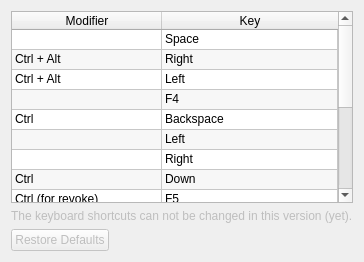
     <widget class="QWidget" name="tab_keys">
      <property name="enabled">
       <bool>true</bool>
      </property>
      <attribute name="icon">
       <iconset resource="ipponboard.qrc">
        <normaloff>:/res/icons/keyboard.png</normaloff>:/res/icons/keyboard.png</iconset>
      </attribute>
      <attribute name="title">
       <string>Keyboard</string>
      </attribute>
      <layout class="QVBoxLayout" name="verticalLayout_7">
       <item>
        <widget class="QTableWidget" name="tableWidget_keys">
         <property name="enabled">
          <bool>true</bool>
         </property>
         <property name="frameShape">
          <enum>QFrame::Shape::StyledPanel</enum>
         </property>
         <property name="frameShadow">
          <enum>QFrame::Shadow::Sunken</enum>
         </property>
         <property name="verticalScrollBarPolicy">
          <enum>Qt::ScrollBarPolicy::ScrollBarAsNeeded</enum>
         </property>
         <property name="horizontalScrollBarPolicy">
          <enum>Qt::ScrollBarPolicy::ScrollBarAsNeeded</enum>
         </property>
         <property name="editTriggers">
          <set>QAbstractItemView::EditTrigger::NoEditTriggers</set>
         </property>
         <property name="showDropIndicator" stdset="0">
          <bool>false</bool>
         </property>
         <property name="dragDropOverwriteMode">
          <bool>false</bool>
         </property>
         <property name="alternatingRowColors">
          <bool>true</bool>
         </property>
         <property name="selectionMode">
          <enum>QAbstractItemView::SelectionMode::SingleSelection</enum>
         </property>
         <property name="showGrid">
          <bool>true</bool>
         </property>
         <property name="gridStyle">
          <enum>Qt::PenStyle::SolidLine</enum>
         </property>
         <attribute name="horizontalHeaderCascadingSectionResizes">
          <bool>true</bool>
         </attribute>
         <attribute name="horizontalHeaderDefaultSectionSize">
          <number>150</number>
         </attribute>
         <attribute name="horizontalHeaderStretchLastSection">
          <bool>true</bool>
         </attribute>
         <attribute name="verticalHeaderVisible">
          <bool>false</bool>
         </attribute>
         <attribute name="verticalHeaderMinimumSectionSize">
          <number>15</number>
         </attribute>
         <attribute name="verticalHeaderDefaultSectionSize">
          <number>20</number>
         </attribute>
         <attribute name="verticalHeaderStretchLastSection">
          <bool>false</bool>
         </attribute>
         <row>
          <property name="text">
           <string>Hajime/Mate</string>
          </property>
         </row>
         <row>
          <property name="text">
           <string>Next</string>
          </property>
         </row>
         <row>
          <property name="text">
           <string>Prev</string>
          </property>
         </row>
         <row>
          <property name="text">
           <string>Result Screen</string>
          </property>
         </row>
         <row>
          <property name="text">
           <string>Reset all</string>
          </property>
         </row>
         <row>
          <property name="text">
           <string>Osaekomi/Toketa (blue)</string>
          </property>
         </row>
         <row>
          <property name="text">
           <string>Osaekomi/Toketa (white)</string>
          </property>
         </row>
         <row>
          <property name="text">
           <string>Reset Hold Time</string>
          </property>
         </row>
         <row>
          <property name="text">
           <string>+/- Ippon (blue)</string>
          </property>
         </row>
         <row>
          <property name="text">
           <string>+/- Wazaari (blue)</string>
          </property>
         </row>
         <row>
          <property name="text">
           <string>+/- Yuko (blue)</string>
          </property>
         </row>
         <row>
          <property name="text">
           <string>+/- Shido (blue)</string>
          </property>
         </row>
         <row>
          <property name="text">
           <string>+/- Ippon (white)</string>
          </property>
         </row>
         <row>
          <property name="text">
           <string>+/- Wazaari (white)</string>
          </property>
         </row>
         <row>
          <property name="text">
           <string>+/- Yuko (white)</string>
          </property>
         </row>
         <row>
          <property name="text">
           <string>+/- Shido (white)</string>
          </property>
         </row>
         <column>
          <property name="text">
           <string>Modifier</string>
          </property>
         </column>
         <column>
          <property name="text">
           <string>Key</string>
          </property>
         </column>
         <item row="0" column="1">
          <property name="text">
           <string>Space</string>
          </property>
         </item>
         <item row="1" column="0">
          <property name="text">
           <string>Ctrl + Alt</string>
          </property>
         </item>
         <item row="1" column="1">
          <property name="text">
           <string>Right</string>
          </property>
         </item>
         <item row="2" column="0">
          <property name="text">
           <string>Ctrl + Alt</string>
          </property>
         </item>
         <item row="2" column="1">
          <property name="text">
           <string>Left</string>
          </property>
         </item>
         <item row="3" column="1">
          <property name="text">
           <string>F4</string>
          </property>
         </item>
         <item row="4" column="0">
          <property name="text">
           <string>Ctrl</string>
          </property>
         </item>
         <item row="4" column="1">
          <property name="text">
           <string>Backspace</string>
          </property>
         </item>
         <item row="5" column="1">
          <property name="text">
           <string>Left</string>
          </property>
         </item>
         <item row="6" column="1">
          <property name="text">
           <string>Right</string>
          </property>
         </item>
         <item row="7" column="0">
          <property name="text">
           <string>Ctrl</string>
          </property>
         </item>
         <item row="7" column="1">
          <property name="text">
           <string>Down</string>
          </property>
         </item>
         <item row="8" column="0">
          <property name="text">
           <string>Ctrl (for revoke)</string>
          </property>
         </item>
         <item row="8" column="1">
          <property name="text">
           <string>F5</string>
          </property>
         </item>
         <item row="9" column="0">
          <property name="text">
           <string>Ctrl (for revoke)</string>
          </property>
         </item>
         <item row="9" column="1">
          <property name="text">
           <string>F6</string>
          </property>
         </item>
         <item row="10" column="0">
          <property name="text">
           <string>Ctrl (for revoke)</string>
          </property>
         </item>
         <item row="10" column="1">
          <property name="text">
           <string>F7</string>
          </property>
         </item>
         <item row="11" column="0">
          <property name="text">
           <string>Ctrl (for revoke)</string>
          </property>
         </item>
         <item row="11" column="1">
          <property name="text">
           <string>F8</string>
          </property>
         </item>
         <item row="12" column="0">
          <property name="text">
           <string>Ctrl (for revoke)</string>
          </property>
         </item>
         <item row="12" column="1">
          <property name="text">
           <string>F9</string>
          </property>
         </item>
         <item row="13" column="0">
          <property name="text">
           <string>Ctrl (for revoke)</string>
          </property>
         </item>
         <item row="13" column="1">
          <property name="text">
           <string>F10</string>
          </property>
         </item>
         <item row="14" column="0">
          <property name="text">
           <string>Ctrl (for revoke)</string>
          </property>
         </item>
         <item row="14" column="1">
          <property name="text">
           <string>F11</string>
          </property>
         </item>
         <item row="15" column="0">
          <property name="text">
           <string>Ctrl (for revoke)</string>
          </property>
         </item>
         <item row="15" column="1">
          <property name="text">
           <string notr="true">F12</string>
          </property>
         </item>
        </widget>
       </item>
       <item>
        <widget class="QLabel" name="label_5">
         <property name="enabled">
          <bool>false</bool>
         </property>
         <property name="text">
          <string>The keyboard shortcuts can not be changed in this version (yet).</string>
         </property>
        </widget>
       </item>
       <item>
        <widget class="QDialogButtonBox" name="buttonBox_3">
         <property name="enabled">
          <bool>false</bool>
         </property>
         <property name="orientation">
          <enum>Qt::Orientation::Horizontal</enum>
         </property>
         <property name="standardButtons">
          <set>QDialogButtonBox::StandardButton::RestoreDefaults</set>
         </property>
        </widget>
       </item>
      </layout>
     </widget>
